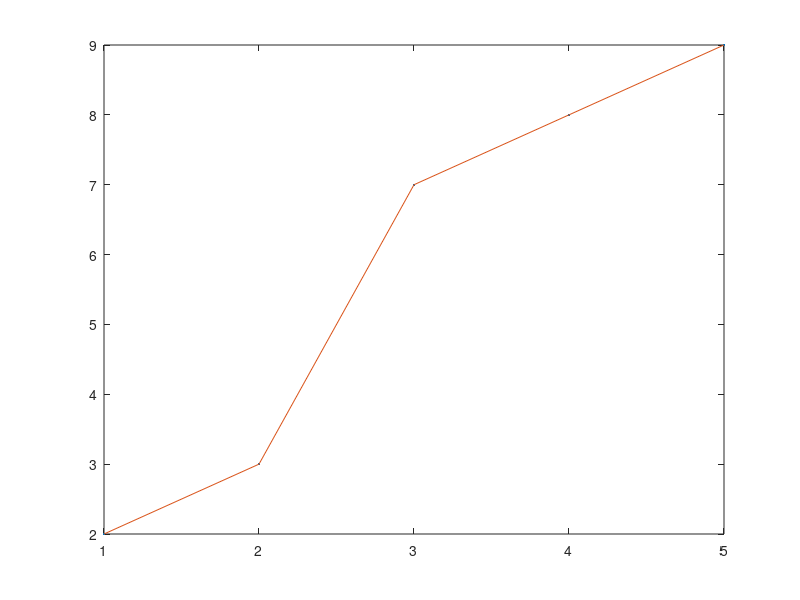

This chart was generated by the following MATLAB code:
# least square error method
# http://ceee.rice.edu/Books/LA/leastsq/index.html

data = dlmread("dat.csv", " ");
# data = dlmread("parabola.csv", " ");

x = data(:,1);
X = [ones(size(data)(1), 1)'];

degree = 4;
for d = 1:degree
  X = [ X; (x.^d)'];
end
X = X';

X

Y = data(:,2);

# solve the normal eq: X' * X * c = X' * y
c = (X' * X) \ (X' * Y);

# print the resulting linear equation
# printf("x^2 * %f x * %f + %f", c(3), c(2), c(1));

# plot results
y = c(1);
for d = 1:degree
  y = y + x.^d * c(d + 1);
end

plot(x, Y, '.', x, y);
waitforbuttonpress;